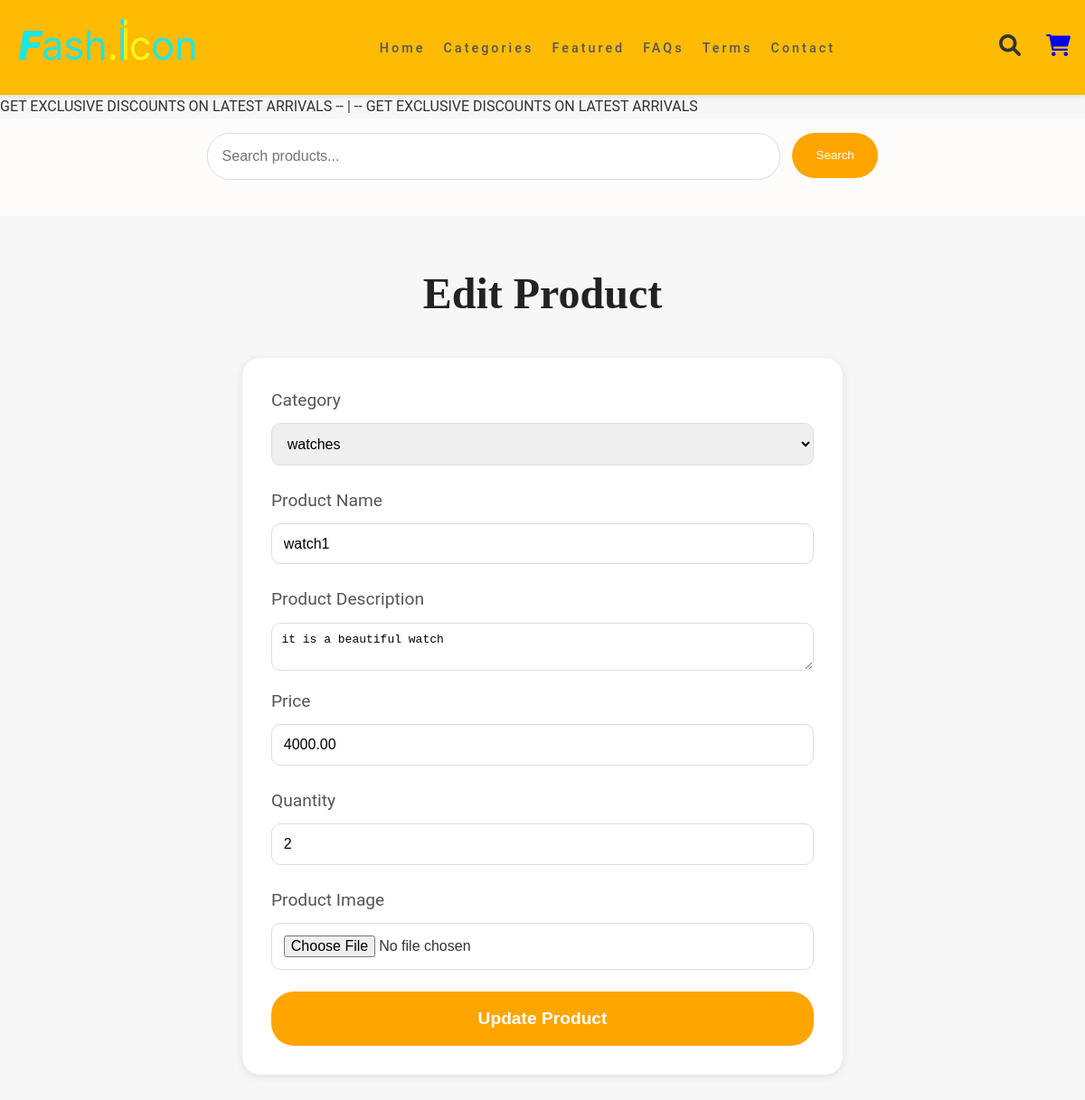
Before: /products/edit/2/ (signed in) with the older database file.
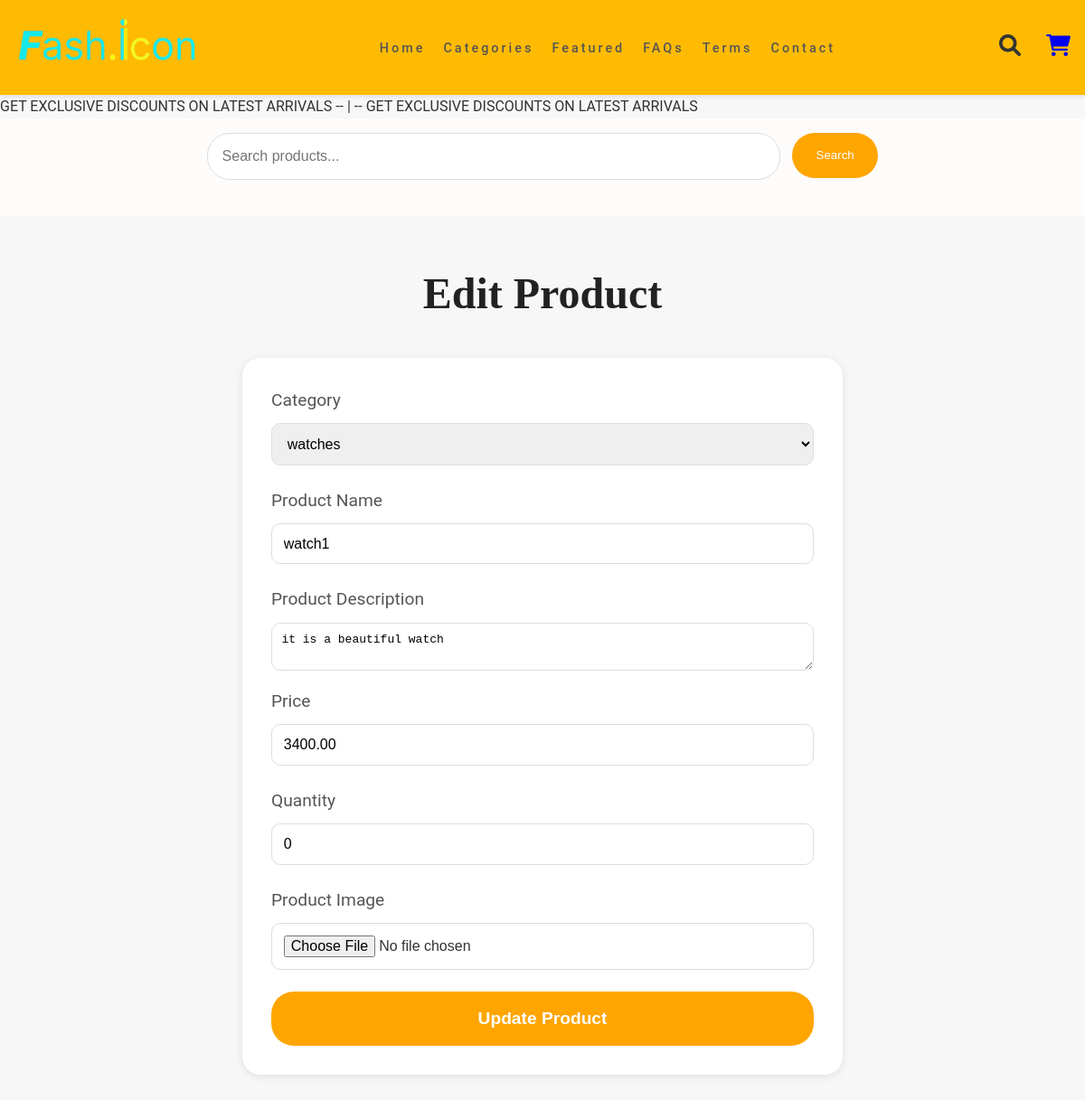
After: the same page with the newer database file.
### keychain_app/models.py (models this page shows, shortened)
class Product(models.Model):
    name = models.CharField(max_length=100)
    description = models.TextField()
    price = models.DecimalField(max_digits=10, decimal_places=2)
    original_price = models.DecimalField(max_digits=10, decimal_places=2, null=True, blank=True)
    quantity = models.PositiveIntegerField()
    image = models.ImageField(upload_to='products/')
    is_featured = models.BooleanField(default=False)
    is_discounted = models.BooleanField(default=False)  # New field for discounted items
    is_best_seller = models.BooleanField(default=False)  # New field for best sellers
    category = models.ForeignKey(Category, related_name='products', on_delete=models.CASCADE)

class Category(models.Model):
    name = models.CharField(max_length=100)
    url_name = models.SlugField(unique=True, default='none')  # Specify a default value
    image = models.ImageField(upload_to='category_images/', blank=True, null=True)  # Add image field
    description = models.TextField(blank=True)

### keychain_app/views.py (the view, shortened to what this page needs)
# urls.py: path('products/edit/<int:product_id>/', views.edit_product, name='edit_product'),
@staff_member_required
def edit_product(request, product_id):
    product = get_object_or_404(Product, pk=product_id)
    categories = Category.objects.all()
    return render(request, 'product_form.html', {
        'product': product,
        'categories': categories  # Pass the categories to the template
    })

### keychain_app/templates/product_form.html (shortened to what this page needs)
<!DOCTYPE html>
<html lang="en">
<head>
    <link
    rel="stylesheet"
    href="https://cdnjs.cloudflare.com/ajax/libs/font-awesome/5.15.2/css/all.min.css"
  />
</head>
<body>
    {% include 'navbar.html' %}
    <h1>{% if product %}Edit{% else %}Add{% endif %} Product</h1>
    <div class="form-container">
        <form method="post" enctype="multipart/form-data">
            <label for="category">Category</label>
            <select id="category" name="category" required>
                {% for category in categories %}
                    <option value="{{ category.id }}" {% if product.category and product.category.id == category.id %}selected{% endif %}>
                        {{ category.name }}
                    </option>
                {% endfor %}
            </select>
            <label for="name">Product Name</label>
            <input type="text" id="name" name="name" value="{{ product.name }}" required>
            <label for="description">Product Description</label>
            <textarea id="description" name="description" required>{{ product.description }}</textarea>
            <label for="price">Price</label>
            <input type="number" step="0.01" id="price" name="price" value="{{ product.price }}" required>
            <label for="quantity">Quantity</label>
            <input type="number" id="quantity" name="quantity" value="{{ product.quantity }}" required>
            <label for="image">Product Image</label>
            <input type="file" id="image" name="image">
            <button type="submit">{% if product %}Update{% else %}Add{% endif %} Product</button>
        </form>
    </div>
</body>
</html>

Changed rows visible on the page:
changed Product "watch1": price "4000.00" → "3400.00"; quantity "2" → "0"
